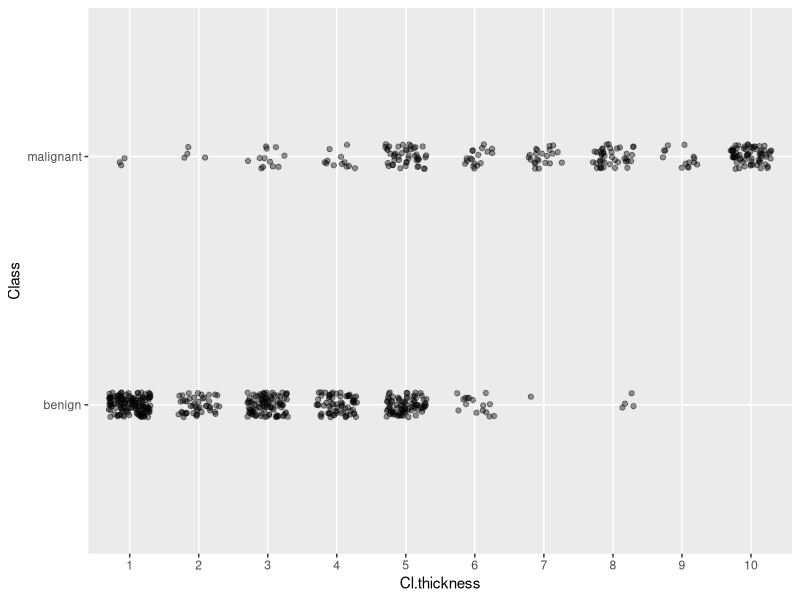
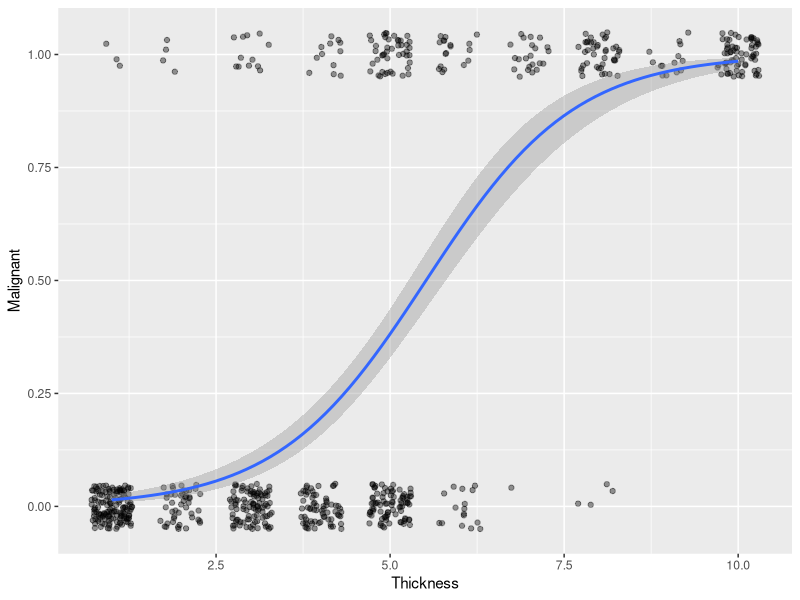

R code for these plots, in order:
## ---- chunk 1
knitr::opts_chunk$set(echo = TRUE)
## ---- chunk 2
library(mlbench)
library(dplyr)
library(tidyverse)
data("BreastCancer")
BreastCancer |> head()


## ---- chunk 3
BreastCancer |> 
  ggplot (aes(x=Cl.thickness, y = Class)) +
  geom_jitter(height = 0.05, width = 0.3, alpha = 0.4)



## ---- chunk 4
BreastCancer |>
  mutate(Thickness = 
           as.numeric(as.character(Cl.thickness))) |>
  mutate(Malignant = ifelse(Class != "benign", 1, 0)) |>
  ggplot(aes(x = Thickness, y = Malignant)) +
  geom_jitter(height = 0.05, width = 0.3, alpha = 0.4) +
  geom_smooth(method ="glm", formula = y~x, 
              method.args = list(family = "binomial"))
          
  






## ---- chunk 5

BreastCancer |>
  mutate(Thickness = 
           as.numeric(as.character(Cl.thickness))) %>%
  mutate(Malignant = ifelse(Class != "benign", 1, 0)) %>%
  glm(Malignant ~ Thickness,
      family = "binomial",
      data = .)
  
# glm(response ~ predictor, family = "binomial", data)
# The glm() funciton returens a model object, therefore we may apply extroactro functions, such as summay, fited(), or predict() among others. Please not that output numbers are on the logit scale. To actually predict probabilities we need ot provided the predict() function an additional argument _type = "response"_


